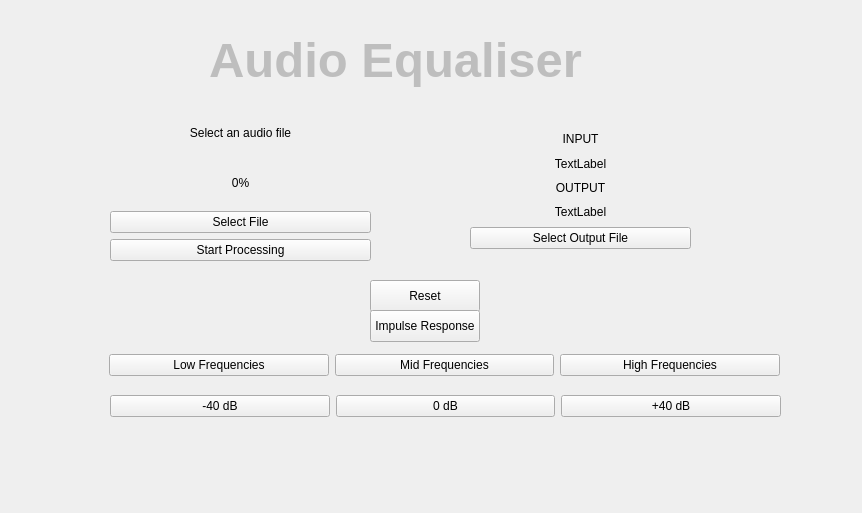
<?xml version="1.0" encoding="UTF-8"?>
<ui version="4.0">
 <class>EqualizerBeta</class>
 <widget class="QWidget" name="EqualizerBeta">
  <property name="geometry">
   <rect>
    <x>0</x>
    <y>0</y>
    <width>862</width>
    <height>513</height>
   </rect>
  </property>
  <property name="windowTitle">
   <string>Form</string>
  </property>
  <widget class="QWidget" name="verticalLayoutWidget">
   <property name="geometry">
    <rect>
     <x>470</x>
     <y>130</y>
     <width>221</width>
     <height>119</height>
    </rect>
   </property>
   <layout class="QVBoxLayout" name="outputLayout">
    <item>
     <widget class="QLabel" name="in_label">
      <property name="autoFillBackground">
       <bool>true</bool>
      </property>
      <property name="text">
       <string>INPUT</string>
      </property>
      <property name="alignment">
       <set>Qt::AlignCenter</set>
      </property>
     </widget>
    </item>
    <item>
     <widget class="QLabel" name="Input_val">
      <property name="text">
       <string>TextLabel</string>
      </property>
      <property name="alignment">
       <set>Qt::AlignCenter</set>
      </property>
     </widget>
    </item>
    <item>
     <widget class="QLabel" name="OUT_label">
      <property name="autoFillBackground">
       <bool>true</bool>
      </property>
      <property name="text">
       <string>OUTPUT</string>
      </property>
      <property name="alignment">
       <set>Qt::AlignCenter</set>
      </property>
     </widget>
    </item>
    <item>
     <widget class="QLabel" name="output_val">
      <property name="text">
       <string>TextLabel</string>
      </property>
      <property name="alignment">
       <set>Qt::AlignCenter</set>
      </property>
     </widget>
    </item>
    <item>
     <widget class="QPushButton" name="selectOutputButton">
      <property name="text">
       <string>Select Output File</string>
      </property>
     </widget>
    </item>
   </layout>
  </widget>
  <widget class="QWidget" name="verticalLayoutWidget_2">
   <property name="geometry">
    <rect>
     <x>110</x>
     <y>110</y>
     <width>261</width>
     <height>151</height>
    </rect>
   </property>
   <layout class="QVBoxLayout" name="controlLayout">
    <item>
     <widget class="QLabel" name="SelectFileLabel">
      <property name="text">
       <string>Select an audio file</string>
      </property>
      <property name="alignment">
       <set>Qt::AlignCenter</set>
      </property>
     </widget>
    </item>
    <item>
     <widget class="QLabel" name="progressText">
      <property name="text">
       <string>0%</string>
      </property>
      <property name="alignment">
       <set>Qt::AlignCenter</set>
      </property>
     </widget>
    </item>
    <item>
     <widget class="QPushButton" name="selectFileButton">
      <property name="text">
       <string>Select File</string>
      </property>
     </widget>
    </item>
    <item>
     <widget class="QPushButton" name="startbutton">
      <property name="text">
       <string>Start Processing</string>
      </property>
     </widget>
    </item>
   </layout>
  </widget>
  <widget class="QLabel" name="title">
   <property name="enabled">
    <bool>false</bool>
   </property>
   <property name="geometry">
    <rect>
     <x>110</x>
     <y>10</y>
     <width>571</width>
     <height>101</height>
    </rect>
   </property>
   <property name="font">
    <font>
     <family>Helvetica</family>
     <pointsize>37</pointsize>
     <weight>75</weight>
     <bold>true</bold>
    </font>
   </property>
   <property name="text">
    <string>Audio Equaliser</string>
   </property>
   <property name="textFormat">
    <enum>Qt::RichText</enum>
   </property>
   <property name="scaledContents">
    <bool>false</bool>
   </property>
   <property name="alignment">
    <set>Qt::AlignCenter</set>
   </property>
   <property name="wordWrap">
    <bool>true</bool>
   </property>
  </widget>
  <widget class="QWidget" name="horizontalLayoutWidget">
   <property name="geometry">
    <rect>
     <x>109</x>
     <y>349</y>
     <width>671</width>
     <height>32</height>
    </rect>
   </property>
   <layout class="QHBoxLayout" name="horizontalLayout">
    <item>
     <widget class="QPushButton" name="LowFreqButton">
      <property name="text">
       <string>Low Frequencies</string>
      </property>
      <property name="checkable">
       <bool>true</bool>
      </property>
     </widget>
    </item>
    <item>
     <widget class="QPushButton" name="MidFreqButton">
      <property name="text">
       <string>Mid Frequencies</string>
      </property>
      <property name="checkable">
       <bool>true</bool>
      </property>
     </widget>
    </item>
    <item>
     <widget class="QPushButton" name="HighFreqButton">
      <property name="text">
       <string>High Frequencies</string>
      </property>
      <property name="checkable">
       <bool>true</bool>
      </property>
      <property name="checked">
       <bool>false</bool>
      </property>
     </widget>
    </item>
   </layout>
  </widget>
  <widget class="QWidget" name="horizontalLayoutWidget_2">
   <property name="geometry">
    <rect>
     <x>110</x>
     <y>390</y>
     <width>671</width>
     <height>32</height>
    </rect>
   </property>
   <layout class="QHBoxLayout" name="horizontalLayout_2">
    <item>
     <widget class="QPushButton" name="attenuateButton">
      <property name="text">
       <string>-40 dB</string>
      </property>
      <property name="checkable">
       <bool>true</bool>
      </property>
     </widget>
    </item>
    <item>
     <widget class="QPushButton" name="passThroughButton">
      <property name="text">
       <string>0 dB</string>
      </property>
      <property name="checkable">
       <bool>true</bool>
      </property>
     </widget>
    </item>
    <item>
     <widget class="QPushButton" name="amplifyButton">
      <property name="text">
       <string>+40 dB</string>
      </property>
      <property name="checkable">
       <bool>true</bool>
      </property>
     </widget>
    </item>
   </layout>
  </widget>
  <widget class="QPushButton" name="resetButton">
   <property name="geometry">
    <rect>
     <x>370</x>
     <y>280</y>
     <width>110</width>
     <height>32</height>
    </rect>
   </property>
   <property name="text">
    <string>Reset</string>
   </property>
  </widget>
  <widget class="QPushButton" name="impulseButton">
   <property name="geometry">
    <rect>
     <x>370</x>
     <y>310</y>
     <width>110</width>
     <height>32</height>
    </rect>
   </property>
   <property name="text">
    <string>Impulse Response</string>
   </property>
  </widget>
 </widget>
 <resources/>
 <connections/>
</ui>
